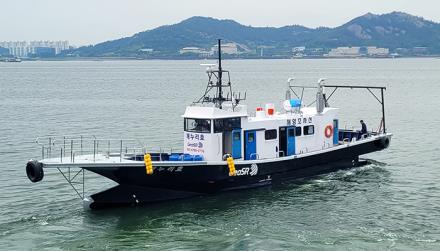
#> input picture docs/redesign-production/equipment-sources/originals/hanuri-ship-page-thumbnail.jpg, 440 x 251 px; its folder holds 4 pictures in this run
$ python audit_equipment_image_matches.py
#> lines starting #> are read from the running program, lines starting #| are printed output that depends on the picture
#!/usr/bin/env python3
"""Audit repository images for resized or cropped copies of official GeoSR equipment references.

Usage: python scripts/audit_equipment_image_matches.py [--root REPO] [--top 8] [--json-out PATH]
Requires Pillow, NumPy, OpenCV, and ImageHash. Source-pack originals are excluded from candidates
so each reference cannot trivially match itself. No files are modified except optional JSON output.
"""
from __future__ import annotations

import argparse
import hashlib
import json
import os
from pathlib import Path
from typing import Any

import cv2
import imagehash
import numpy as np
from PIL import Image, ImageOps, UnidentifiedImageError

EXTENSIONS = {".jpg", ".jpeg", ".png", ".webp", ".gif"}
EXCLUDED_DIRS = {
    ".git", "node_modules", "build", "cache", "temp", "tmp", ".cache",
    ".pytest_cache", "__pycache__", ".next", ".vite", "coverage",
}
REFERENCE_DIR = Path("docs/redesign-production/equipment-sources/originals")
REFERENCES = {
    "Hanuri survey vessel": "hanuri-ship-page-thumbnail.jpg",
    "FireFly6 image 1": "firefly6-page-thumbnail-01.png",
    "FireFly6 image 2": "firefly6-page-thumbnail-02.png",
    "BlueROV2": "bluerov2-page-thumbnail.png",
    "RBR Solo-TU page thumbnail": "rbr-solo-tu-page-thumbnail.png",
    "USV usvCom": "usv-usvcom-page-original.png",
    "USV USV20S-labelled scene": "usv-usv20s-page-original.png",
    "USV catamaran GIF": "usv-catamaran-page-original.gif",
}


def file_sha256(path: Path) -> str:
    digest = hashlib.sha256()
    with path.open("rb") as stream:
        for block in iter(lambda: stream.read(1024 * 1024), b""):
            digest.update(block)
    return digest.hexdigest()


def load_frames(path: Path) -> tuple[tuple[int, int], int, list[Image.Image]]:
    with Image.open(path) as source:
        size = source.size
        frame_count = int(getattr(source, "n_frames", 1))
        frames: list[Image.Image] = []
        for index in range(frame_count):
            source.seek(index)
            frame = ImageOps.exif_transpose(source.copy()).convert("RGB")
            frames.append(frame)
        return size, frame_count, frames


def prepared(frame: Image.Image) -> tuple[np.ndarray, list[cv2.KeyPoint], np.ndarray | None, str, str]:
    work = frame.copy()
    work.thumbnail((1600, 1600), Image.Resampling.LANCZOS)
    gray = cv2.cvtColor(np.asarray(work), cv2.COLOR_RGB2GRAY)
    orb = cv2.ORB_create(nfeatures=1800, scaleFactor=1.2, nlevels=8, edgeThreshold=15, fastThreshold=7)
    keypoints, descriptors = orb.detectAndCompute(gray, None)
    return gray, keypoints, descriptors, str(imagehash.phash(work)), str(imagehash.dhash(work))


def compare_features(ref: tuple[Any, ...], candidate: tuple[Any, ...]) -> dict[str, Any]:
    _, ref_kp, ref_desc, ref_phash, ref_dhash = ref
    _, cand_kp, cand_desc, cand_phash, cand_dhash = candidate
    phash_dist = (imagehash.hex_to_hash(ref_phash) - imagehash.hex_to_hash(cand_phash))
    dhash_dist = (imagehash.hex_to_hash(ref_dhash) - imagehash.hex_to_hash(cand_dhash))
    base: dict[str, Any] = {
        "phash_distance": int(phash_dist), "dhash_distance": int(dhash_dist),
        "ref_keypoints": len(ref_kp), "candidate_keypoints": len(cand_kp),
        "good_matches": 0, "homography_inliers": 0, "ref_feature_coverage": 0.0,
        "inlier_fraction": 0.0,
    }
    if ref_desc is None or cand_desc is None or len(ref_desc) < 4 or len(cand_desc) < 4:
        return base
    matcher = cv2.BFMatcher(cv2.NORM_HAMMING, crossCheck=False)
    pairs = matcher.knnMatch(ref_desc, cand_desc, k=2)
    good = [first for first, second in pairs if first.distance < 0.76 * second.distance]
    base["good_matches"] = len(good)
    if len(good) < 4:
        return base
    src = np.float32([ref_kp[m.queryIdx].pt for m in good]).reshape(-1, 1, 2)
    dst = np.float32([cand_kp[m.trainIdx].pt for m in good]).reshape(-1, 1, 2)
    _, inlier_mask = cv2.findHomography(src, dst, cv2.RANSAC, 4.0)
    if inlier_mask is None:
        return base
    inliers = int(inlier_mask.ravel().sum())
    unique_ref = len({good[index].queryIdx for index, keep in enumerate(inlier_mask.ravel()) if keep})
    base["homography_inliers"] = inliers
    base["ref_feature_coverage"] = round(unique_ref / max(1, len(ref_kp)), 4)
    base["inlier_fraction"] = round(inliers / max(1, len(good)), 4)
    return base


def image_inventory(root: Path, excluded_files: set[Path]) -> list[Path]:
    result: list[Path] = []
    for folder, dirs, names in os.walk(root):
        dirs[:] = sorted(d for d in dirs if d.lower() not in EXCLUDED_DIRS)
        parent = Path(folder)
        for name in names:
            path = parent / name
            if path.suffix.lower() in EXTENSIONS and path.resolve() not in excluded_files:
                result.append(path)
    return sorted(result)


def main() -> int:
    parser = argparse.ArgumentParser(description=__doc__)
    parser.add_argument("--root", type=Path, default=Path(__file__).resolve().parents[1])
    parser.add_argument("--top", type=int, default=8, help="number of candidates shown for each reference")
    parser.add_argument("--json-out", type=Path, help="optional machine-readable result file")
    args = parser.parse_args()
    root = args.root.resolve()
    ref_dir = root / REFERENCE_DIR
    if not ref_dir.is_dir():
        parser.error(f"source reference directory not found: {ref_dir}")

    refs: dict[str, dict[str, Any]] = {}
    excluded_files: set[Path] = set()
    for label, filename in REFERENCES.items():
        path = ref_dir / filename
        if not path.is_file():
            parser.error(f"reference not found: {path}")
        size, frame_count, frames = load_frames(path)
#> in load_frames, source is the input picture: PIL image 440x251 RGB; mean R, G, B 139.8, 156.6, 163.1
#> in load_frames, `frame_count = int(getattr(source, "n_frames", 1))`: frame_count = 1
#> after the loop in load_frames, `for index in range(frame_count):`: frames = 1 item
#> size = (440, 251); frame_count = 1; frames = 1 item
        refs[label] = {
            "path": path, "size": list(size), "frame_count": frame_count,
            "sha256": file_sha256(path),
            "features": [prepared(frame) for frame in frames],
        }
#> in prepared, `gray = cv2.cvtColor(np.asarray(work), cv2.COLOR_RGB2GRAY)`:
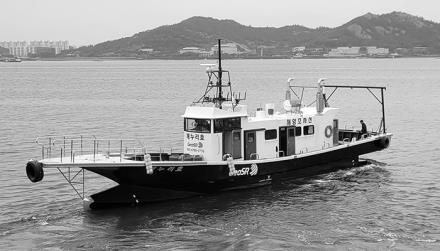
#> gray: shape (251, 440); min 0, max 255, mean 152.3
#> in prepared, `keypoints, descriptors = orb.detectAndCompute(gray, None)`: keypoints = 1800 keypoints; strongest (x, y, size): (275, 130, 31), (304, 126, 31), (305, 126, 37.2), (208, 121, 31)
        excluded_files.add(path.resolve())

    candidates = image_inventory(root, excluded_files)
    best: dict[str, list[dict[str, Any]]] = {label: [] for label in refs}
    exact_counts = {label: 0 for label in refs}
    skipped: list[dict[str, str]] = []
    for index, path in enumerate(candidates, 1):
        try:
            size, frame_count, frames = load_frames(path)
            sha = file_sha256(path)
            candidate_features = [prepared(frame) for frame in frames]
        except (OSError, ValueError, UnidentifiedImageError, cv2.error) as error:
            skipped.append({"path": path.relative_to(root).as_posix(), "error": str(error)[:240]})
            continue
        relative = path.relative_to(root).as_posix()
        for label, reference in refs.items():
            strongest: dict[str, Any] | None = None
            for ref_index, ref_feature in enumerate(reference["features"]):
                for frame_index, candidate_feature in enumerate(candidate_features):
                    metrics = compare_features(ref_feature, candidate_feature)
                    metrics.update({"reference_frame": ref_index, "candidate_frame": frame_index})
                    key = (metrics["homography_inliers"], metrics["ref_feature_coverage"],
                           -metrics["phash_distance"], metrics["good_matches"])
                    if strongest is None or key > strongest["_rank"]:
                        strongest = {**metrics, "_rank": key}
            assert strongest is not None
            row = {
                "path": relative, "width": size[0], "height": size[1],
                "frame_count": frame_count, "sha256": sha,
                "exact_file_hash": sha.lower() == reference["sha256"].lower(),
                **{k: v for k, v in strongest.items() if k != "_rank"},
            }
            if row["exact_file_hash"]:
                exact_counts[label] += 1
            best[label].append(row)

    for label in best:
        best[label].sort(key=lambda row: (
            row["exact_file_hash"], row["homography_inliers"], row["ref_feature_coverage"],
            -row["phash_distance"], row["good_matches"], row["width"] * row["height"]
        ), reverse=True)

    output = {
        "root": str(root), "image_count": len(candidates), "skipped_count": len(skipped),
        "excluded_reference_files": len(excluded_files), "excluded_directories": sorted(EXCLUDED_DIRS),
        "references": {
            label: {"path": ref["path"].relative_to(root).as_posix(), "width": ref["size"][0],
                   "height": ref["size"][1], "frame_count": ref["frame_count"], "sha256": ref["sha256"],
                   "candidate_exact_hash_count": exact_counts[label], "top_candidates": rows[:args.top]}
            for (label, ref), rows in zip(refs.items(), best.values())
        },
        "skipped": skipped,
        "metric_note": "ORB homography inliers and reference-feature coverage indicate geometric local matches; pHash/dHash distances are 64-bit Hamming distances (lower is closer). These are candidate scores, not proof; visually review before attribution.",
    }
    serialized = json.dumps(output, ensure_ascii=False, indent=2)
    if args.json_out:
        args.json_out.parent.mkdir(parents=True, exist_ok=True)
        args.json_out.write_text(serialized + "\n", encoding="utf-8")
    print(f"Scanned {len(candidates)} raster files; skipped {len(skipped)} unreadable; excluded {len(excluded_files)} reference source files.")
    for label, reference in output["references"].items():
        print(f"\n{label} [{reference['width']}x{reference['height']}, {reference['frame_count']} frame(s)]")
        for row in reference["top_candidates"]:
            print(
                f"  {row['path']} | {row['width']}x{row['height']} | exact={row['exact_file_hash']} "
                f"ORB-inliers={row['homography_inliers']} ref-coverage={row['ref_feature_coverage']:.1%} "
                f"good={row['good_matches']} pHash-d={row['phash_distance']} dHash-d={row['dhash_distance']}"
            )
    if args.json_out:
        print(f"\nJSON: {args.json_out}")
    return 0


if __name__ == "__main__":
#> (the run stopped early here; a loop or call above may not have finished)
